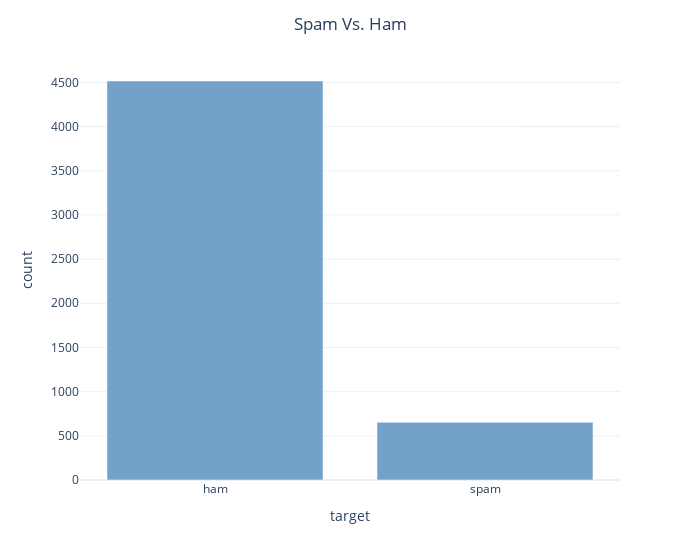

Here is the notebook cell this chart was saved with:
### Markdown cell above
#### Spam and Ham Count

### Code cell
# Create count plot using plotly
spamHamCount = emailSMSData.groupby(by=["target"]).size().reset_index(name="count")
px.bar(data_frame=spamHamCount, x='target', y='count',
template='plotly_white', color_discrete_sequence=["#73a1c7", "#c47d7d"]).update_layout(title_text='Spam Vs. Ham', title_x=0.5, width=700).show()

### Figure 1 — Plotly figure (JSON) as saved in the notebook; plotly's stock layout.template omitted (floating-point values rounded to 4 significant figures)
{"data": [{"alignmentgroup": "True", "hovertemplate": "target=%{x}<br>count=%{y}<extra></extra>", "legendgroup": "", "marker": {"color": "#73a1c7", "pattern": {"shape": ""}}, "name": "", "offsetgroup": "", "orientation": "v", "showlegend": false, "textposition": "auto", "type": "bar", "x": ["ham", "spam"], "xaxis": "x", "y": [4516, 653], "yaxis": "y"}], "layout": {"barmode": "relative", "legend": {"tracegroupgap": 0}, "margin": {"t": 60}, "title": {"text": "Spam Vs. Ham", "x": 0.5}, "width": 700, "xaxis": {"anchor": "y", "domain": [0, 1], "title": {"text": "target"}}, "yaxis": {"anchor": "x", "domain": [0, 1], "title": {"text": "count"}}}}
